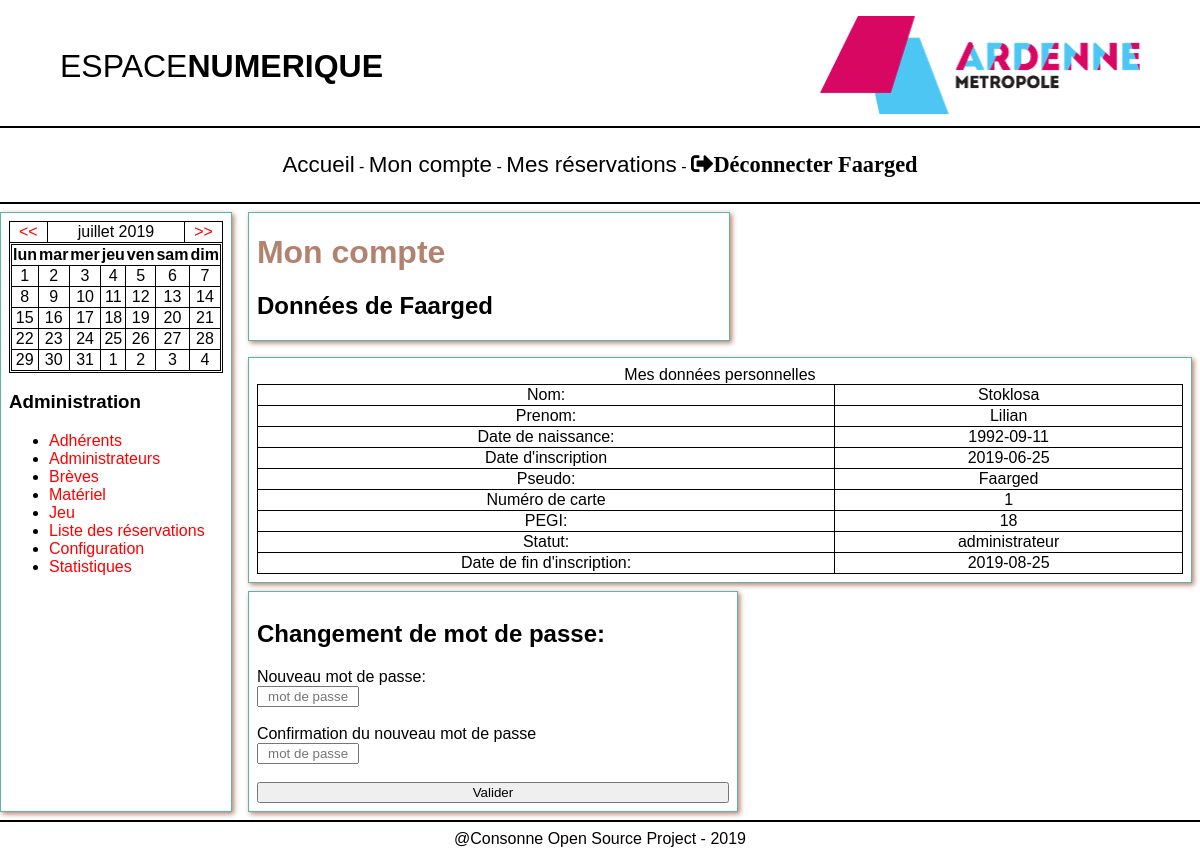
The page /mon_compte.php (signed in) on the database its author committed.
### tables this page shows
CREATE TABLE `users` (
  `id_user` int(11) NOT NULL,
  `nom` varchar(50) NOT NULL,
  `prenom` varchar(50) NOT NULL,
  `date_naissance` date NOT NULL COMMENT 'format AAAA-JJ-MM',
  `date_inscription` date NOT NULL COMMENT 'format AAAA-JJ-MM',
  `pseudo` varchar(50) NOT NULL,
  `carte` varchar(50) NOT NULL,
  `pass` varchar(250) NOT NULL,
  `pegi` int(50) NOT NULL,
  `statut` varchar(50) NOT NULL,
  `fin_inscription` date NOT NULL COMMENT 'formule date inscription + 365',
  `temps` time DEFAULT NULL
);

### php/requetes/compte.php (called while the page is built)
<?php
  require "php/connex_bdd.php";
  $reponse = $bdd->prepare("SELECT * FROM users WHERE id_user =".$_SESSION['id']);
  $reponse->execute();
?>

### mon_compte.php (the view, shortened to what this page needs)
<?php
  if ($_SESSION['statut'] == 'adherent')
  {
?>
<!DOCTYPE html>
<html lang="fr">
  <head>
    <meta charset="utf-8">
    <title>Mon compte</title>
    <link rel="stylesheet" href="css/fontawesome-5.9.0/css/all.min.css">
    <link rel="stylesheet" href="css/main.css">
  </head>
  <body>
    <?php include "header.php"; ?>
    <div class="corps">
      <div class="contenu">
        <div class="titre">
          <h1>Mon compte</h1>
          <h2>Données de <?php echo $_SESSION['pseudo'] ?></h2>
        </div>
        <div class="perso">
          <table>
            <caption>Mes données personnelles</caption>
            <?php include 'php/requetes/compte.php';
              while ($donnees = $reponse->fetch()){ ?>
            <tr>
              <td>Nom:</td>
              <td><?php echo $donnees['nom']; ?></td>
            </tr>
            <tr>
              <td>Prenom:</td>
              <td><?php echo $donnees['prenom']; ?></td>
            </tr>
            <tr>
              <td>Date de naissance:</td>
              <td><?php echo $donnees['date_naissance']; ?></td>
            </tr>
            <tr>
              <td>Date d'inscription</td>
              <td><?php echo $donnees['date_inscription']; ?></td>
            </tr>
            <tr>
              <td>Pseudo:</td>
              <td><?php echo $donnees['pseudo']; ?></td>
            </tr>
            <tr>
              <td>Numéro de carte</td>
              <td><?php echo $donnees['carte']; ?></td>
            </tr>
            <tr>
              <td>PEGI:</td>
              <td><?php echo $donnees['pegi']; ?></td>
            </tr>
            <tr>
              <td>Statut:</td>
              <td><?php echo $donnees['statut']; ?></td>
            </tr>
            <tr>
              <td>Date de fin d'inscription:</td>
              <td><?php echo $donnees['fin_inscription']; ?></td>
            </tr>
            <tr>
              <td>Mon temps de jeu:</td>
              <td><?php echo $donnees['temps']; ?></td>
            </tr>
          <?php } ?>
          </table>
        </div>
        <form class="chgt_pass" action="php/requetes/chgt_pass.php" method="post">
          <h2>Changement de mot de passe:</h2>
          <label for="pass">Nouveau mot de passe:</label>
            <input type="text" name="pass" class="pass" placeholder="mot de passe">
          <br>
          <label for="confirm_pass">Confirmation du nouveau mot de passe</label>
            <input type="text" name="confirm_pass" class="pass" placeholder="mot de passe">
          <br>
          <button type="submit" name="submit" class="valider" value="envoyer">Valider</button>
        </form>
        <div class="perso">
          <table>
            <caption>Liste des jeux auxquels j'ai accès</caption>
            <tr>
              <td><strong>Titre</strong></td>
              <td><strong>PEGI</strong></td>
              <td><strong>Support(s)</strong></td>
            </tr>
            <?php include 'php/requetes/liste_jeux.php';
              while ($donnees = $reponse->fetch()){ ?>
            <tr>
              <td><?php echo $donnees['titre']; ?></td>
              <td><?php echo $donnees['pegi_jeu']; ?></td>
              <td><?php echo $donnees['nom_materiel']; ?></td>
            </tr>
            <?php } ?>
          </table>
        </div>
      </div>
    </div>
    <?php include "footer.php"; ?>
  </body>
</html>
<?php }elseif($_SESSION['statut'] == 'administrateur'){ ?>
  <!DOCTYPE html>
  <html lang="fr">
    <head>
      <link rel="stylesheet" href="css/fontawesome-5.9.0/css/all.min.css">
      <link rel="stylesheet" href="css/main.css">
    </head>
    <body>
      <?php include "header.php"; ?>
      <div class="corps">
        <?php include "navadmin.php" ?>
        <div class="contenu">
          <div class="titre">
            <h1>Mon compte</h1>
            <h2>Données de <?php echo $_SESSION['pseudo'] ?></h2>
          </div>
          <div class="perso">
            <table>
              <caption>Mes données personnelles</caption>
              <?php include 'php/requetes/compte.php';
                while ($donnees = $reponse->fetch()){ ?>
              <tr>
                <td>Nom:</td>
                <td><?php echo $donnees['nom']; ?></td>
              </tr>
              <tr>
                <td>Prenom:</td>
                <td><?php echo $donnees['prenom']; ?></td>
              </tr>
              <tr>
                <td>Date de naissance:</td>
                <td><?php echo $donnees['date_naissance']; ?></td>
              </tr>
              <tr>
                <td>Date d'inscription</td>
                <td><?php echo $donnees['date_inscription']; ?></td>
              </tr>
              <tr>
                <td>Pseudo:</td>
                <td><?php echo $donnees['pseudo']; ?></td>
              </tr>
              <tr>
                <td>Numéro de carte</td>
                <td><?php echo $donnees['carte']; ?></td>
              </tr>
              <tr>
                <td>PEGI:</td>
                <td><?php echo $donnees['pegi']; ?></td>
              </tr>
              <tr>
                <td>Statut:</td>
                <td><?php echo $donnees['statut']; ?></td>
              </tr>
              <tr>
                <td>Date de fin d'inscription:</td>
                <td><?php echo $donnees['fin_inscription']; ?></td>
              </tr>
            <?php } ?>
            </table>
          </div>
          <form class="chgt_pass" action="php/requetes/chgt_pass.php" method="post">
            <h2>Changement de mot de passe:</h2>
            <label for="pass">Nouveau mot de passe:</label>
              <input type="text" name="pass" class="pass" placeholder="mot de passe">
            <br>
            <label for="confirm_pass">Confirmation du nouveau mot de passe</label>
              <input type="text" name="confirm_pass" class="pass" placeholder="mot de passe">
            <br>
            <button type="submit" name="submit" class="valider" value="envoyer">Valider</button>
          </form>
        </div>
      </div>
      <?php include "footer.php"; ?>
    </body>
  </html>
<?php } else {
  header("Location: index.php");
 } ?>

### css/main.css (style rules this page uses)
html { margin: 0; padding: 0; box-sizing: border-box; font-family: 'Arial', sans-serif; }
body { background-color: white; margin: 0px; display: flex; flex-direction: column; }
a { text-decoration: none; color: red }
h1 { color: #B3826F; }
html, body { height: 100%; padding: 0; margin: 0; }
.corps { display: flex; flex-flow: row wrap; }
.contenu { padding-left: 1em; padding-right: 0.5em; display: flex; flex: 1; flex-flow: column; }
table, tr, td { border-collapse: collapse; text-align: center; border: solid 1px black; }
form { display:flex; flex-flow: column; justify-content: center; }
input { width: 20%; text-align: center; }
.titre { border: solid 1px #5DB3A4; box-shadow: 2px 2px 5px #B3826F; margin-bottom: 0.5em; padding-left: 0.5em; width: 50%; }
.perso { display: flex; border: solid 1px #5DB3A4; box-shadow: 2px 2px 5px #B3826F; margin-top: 0.5em; padding: 0.5em; }
.perso > table { width: 100%; }
.chgt_pass { border: solid 1px #5DB3A4; box-shadow: 2px 2px 5px #B3826F; margin-top: 0.5em; padding: 0.5em; width: 50%; }

### rows shown on the page
users: nom "Stoklosa", prenom "Lilian", date_naissance "1992-09-11", date_inscription "2019-06-25", pseudo "Faarged", carte "1", pegi "18", statut "administrateur", fin_inscription "2019-08-25"

### other values the page prints
$_SESSION['pseudo'] "Faarged"
$texte "<< juillet 2019 >> lun mar mer jeu ven sam dim"
$jour "11"
$jour "1"
$jour "2"
$jour "3"
$jour "4"
